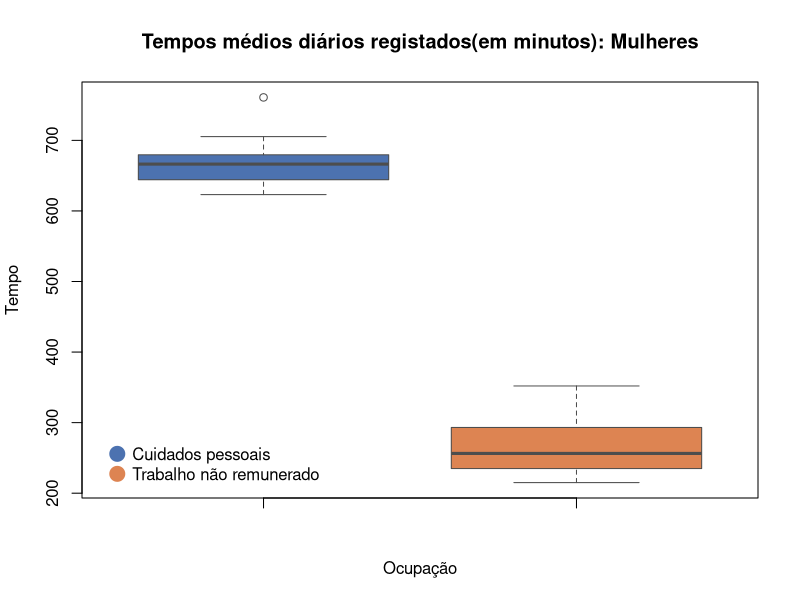

Recreate this plot in R.
setwd("C:\\Users\\diogo\\Desktop\\IST\\2\\2_semestre\\PE\\Projeto\\Exercise2")

# Read data from csv file
dataOCDE <- read.csv("TIME_USE_24092022.csv", sep=",", header=TRUE)

# Remove "África do Sul" data
dataOCDE <- dataOCDE[dataOCDE$País != "África do Sul", ]

# Keep only data from "Mulheres"
dataOCDE <- dataOCDE[dataOCDE$Sexo == "Mulheres", ]

# Store each occupation in a variable
TNR <- dataOCDE[dataOCDE$Ocupação == "Trabalho não remunerado", ]
CP <- dataOCDE[dataOCDE$Ocupação == "Cuidados pessoais", ]

averageTime <- data.frame(CP$Tempo, TNR$Tempo)

# Create graphic
boxplot(averageTime, main = "Tempos médios diários registados(em minutos): Mulheres",
        names = c("", ""), col = c("#4C72B0", "#DD8452"), border = "gray30",
        ylab = "Tempo", xlab = "Ocupação")
legend("bottomleft", legend = c("Cuidados pessoais", "Trabalho não remunerado"),
       col = c("#4C72B0", "#DD8452"), bty = "n", pch = 20, pt.cex = 3,
       cex = 1, horiz = FALSE, inset = c(0.03,0.01))
